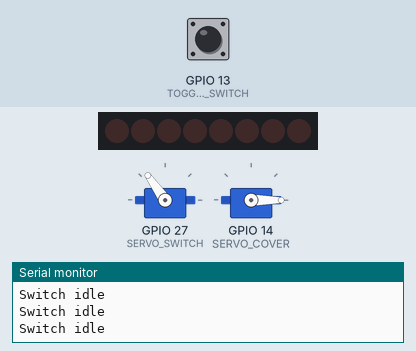
Recording of a sketch running on a simulated ESP32. Shown: 8 shift-register outputs drawn as a row of LEDs (first output left, lit = HIGH), 2 × servo, the last lines printed to the serial monitor. Wiring (inferred from the names in the program): shift register (74HC595): data GPIO 17; shift clock GPIO 16. Wiring (inferred from the signals the program sends): row of LEDs: on Q0, Q1, Q2, Q3, Q4, Q5, Q6, Q7. Inputs (shaded band) come from the test bench; at power-on: GPIO 13 (TOGGLE_SWITCH) LOW.

Above: at 2.2 s.
2.3 s: GPIO 13 (TOGGLE_SWITCH) pulled HIGH for 0.6 s
At 3.95 s:
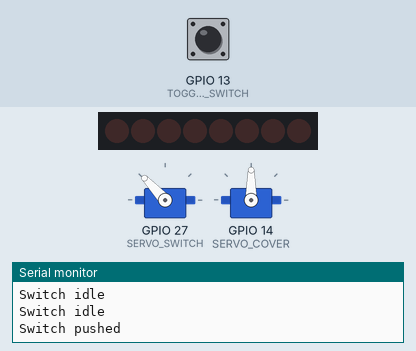
At 5.1 s:
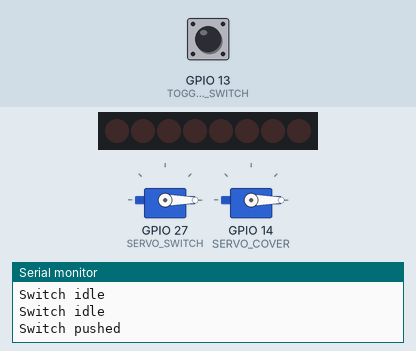
5.6 s: GPIO 13 (TOGGLE_SWITCH) pulled HIGH for 3.2 s
At 8.75 s:
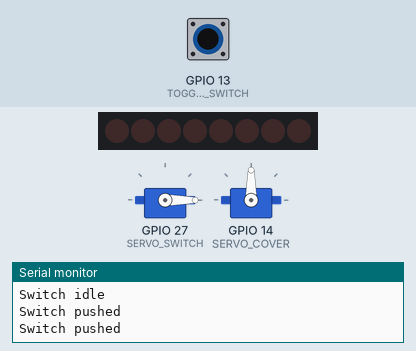
Timing chart, 0 to 13.7 s (numbered marks = the images above; inputs shaded):
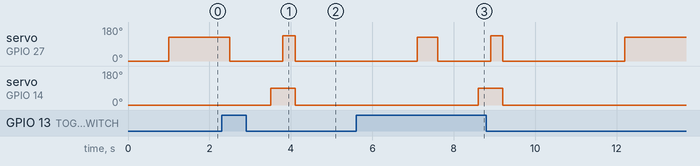

The sketch:

servo_align.ino
```cpp
/*

   Servo Alignment Script

   This script set the servo to installation positions
   (as well as help debugging servo wires)


*/
#include <ESP32Servo.h> //Require ESP32Servo

#define STP_DATA_PIN 4    // Stepper Shift Register DS
#define STP_CLOCK_PIN 16  // Stepper Shift Register SH_CP
#define STP_LATCH_PIN 17  // Stepper Shift Register ST_CP

#define SERVO_SWITCH 27  //Servo to push the switch
#define SERVO_COVER 14   //Servo to push the cover

#define TOGGLE_SWITCH 13  //Switch on top of the matrix display
#define SERVO_ALIGNMENT_OFFSET 3

/* Hardware Type Definations */
Servo servoSwitchPusher;
Servo servoCoverPusher;

//Get the current state of the switch
// true = After human pushed
// false = After robot pushed
bool getSwitchState() {
  int switchState = digitalRead(TOGGLE_SWITCH);
  return (switchState == 1);
}

//Push switch back with delay
void pushSwitchDelayed(int coverDelay, int pusherDelay) {
  servoCoverPusher.write(90);
  delay(coverDelay);
  servoSwitchPusher.write(130 + SERVO_ALIGNMENT_OFFSET);
  delay(pusherDelay);
  servoCoverPusher.write(0);
  servoSwitchPusher.write(0);
}

//writeStep write the step given the byte representation of a step on both stepper
//e.g. writeStep(0b00110011);
void writeStep(byte stepByte) {
  shiftOut(STP_DATA_PIN, STP_CLOCK_PIN, MSBFIRST, stepByte);
  digitalWrite(STP_LATCH_PIN, HIGH);
  digitalWrite(STP_LATCH_PIN, LOW);
  delayMicroseconds(840); //780 - 800 ms minimum, recommend 840 to 860ms
}

//Set all coils to off and enter standby mode
//to save power and prevent overheating
void standbySteppers() {
  writeStep(0b00000000);
}

void setup() {
  Serial.begin(115200);

  // Allow allocation of all timers
  ESP32PWM::allocateTimer(0);
  ESP32PWM::allocateTimer(1);
  ESP32PWM::allocateTimer(2);
  ESP32PWM::allocateTimer(3);

  // put your setup code here, to run once:
  /* Servo IO */
  servoSwitchPusher.setPeriodHertz(50);
  servoCoverPusher.setPeriodHertz(50);
  servoSwitchPusher.attach(SERVO_SWITCH);
  servoCoverPusher.attach(SERVO_COVER);
  servoCoverPusher.write(0);
  servoSwitchPusher.write(0);
  //Set servo pusher to vertical install position
  delay(1000);
  servoSwitchPusher.write(125);

  /* Stepper IO */
  pinMode(STP_DATA_PIN, OUTPUT);
  pinMode(STP_CLOCK_PIN, OUTPUT);
  pinMode(STP_LATCH_PIN, OUTPUT);
  standbySteppers();
}


void loop() {
  // put your main code here, to run repeatedly:
  //Switch test
  bool switchPushed = getSwitchState();
  if (switchPushed) {
    servoSwitchPusher.write(0);
    Serial.println("Switch pushed");
    delay(1000);
    pushSwitchDelayed(300,300);
    delay(3000);
    servoSwitchPusher.write(125);
  } else {
    Serial.println("Switch idle");
  }
  delay(500);
}
```

Measured:
- after the input at 2.3 s, servo on GPIO 27 (SERVO_SWITCH): 125° → 0° after 0.20 s, → 133° 1.3 s later, → 0° 0.30 s later; servo on GPIO 14 (SERVO_COVER): 0° → 90° after 1.2 s, → 0° 0.60 s later
- after the input at 5.6 s, servo on GPIO 14 (SERVO_COVER): 0° → 90° after 3.0 s, → 0° 0.60 s later
